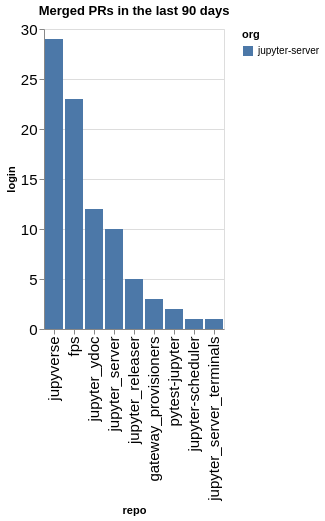

The cell this chart's notebook holds for it:
### Code cell
prs_by_repo = merged.groupby(['org', 'repo']).count()['login'].reset_index().sort_values(['org', 'login'], ascending=False)
alt.Chart(data=prs_by_repo, title=f"Merged PRs in the last {n_days} days").mark_bar().encode(
    x=alt.X('repo', sort=prs_by_repo['repo'].values.tolist()),
    y='login',
    color='org'
)

### Figure 1 — Vega-Lite specification as saved in the notebook (floating-point values rounded to 4 significant figures)
{"config": {"axisLeft": {"labelFontSize": 15}, "axisBottom": {"labelFontSize": 15}}, "data": {"name": "data-fc1b1abbf589631e0a73972d080250c6"}, "mark": {"type": "bar"}, "encoding": {"color": {"field": "org", "type": "nominal"}, "x": {"field": "repo", "sort": ["jupyverse", "fps", "jupyter_ydoc", "jupyter_server", "jupyter_releaser", "gateway_provisioners", "pytest-jupyter", "jupyter-scheduler", "jupyter_server_terminals"], "type": "nominal"}, "y": {"field": "login", "type": "quantitative"}}, "title": "Merged PRs in the last 90 days", "$schema": "https://vega.github.io/schema/vega-lite/v5.20.1.json", "datasets": {"data-fc1b1abbf589631e0a73972d080250c6": [{"org": "jupyter-server", "repo": "jupyverse", "login": 29}, {"org": "jupyter-server", "repo": "fps", "login": 23}, {"org": "jupyter-server", "repo": "jupyter_ydoc", "login": 12}, {"org": "jupyter-server", "repo": "jupyter_server", "login": 10}, {"org": "jupyter-server", "repo": "jupyter_releaser", "login": 5}, {"org": "jupyter-server", "repo": "gateway_provisioners", "login": 3}, {"org": "jupyter-server", "repo": "pytest-jupyter", "login": 2}, {"org": "jupyter-server", "repo": "jupyter-scheduler", "login": 1}, {"org": "jupyter-server", "repo": "jupyter_server_terminals", "login": 1}]}}
